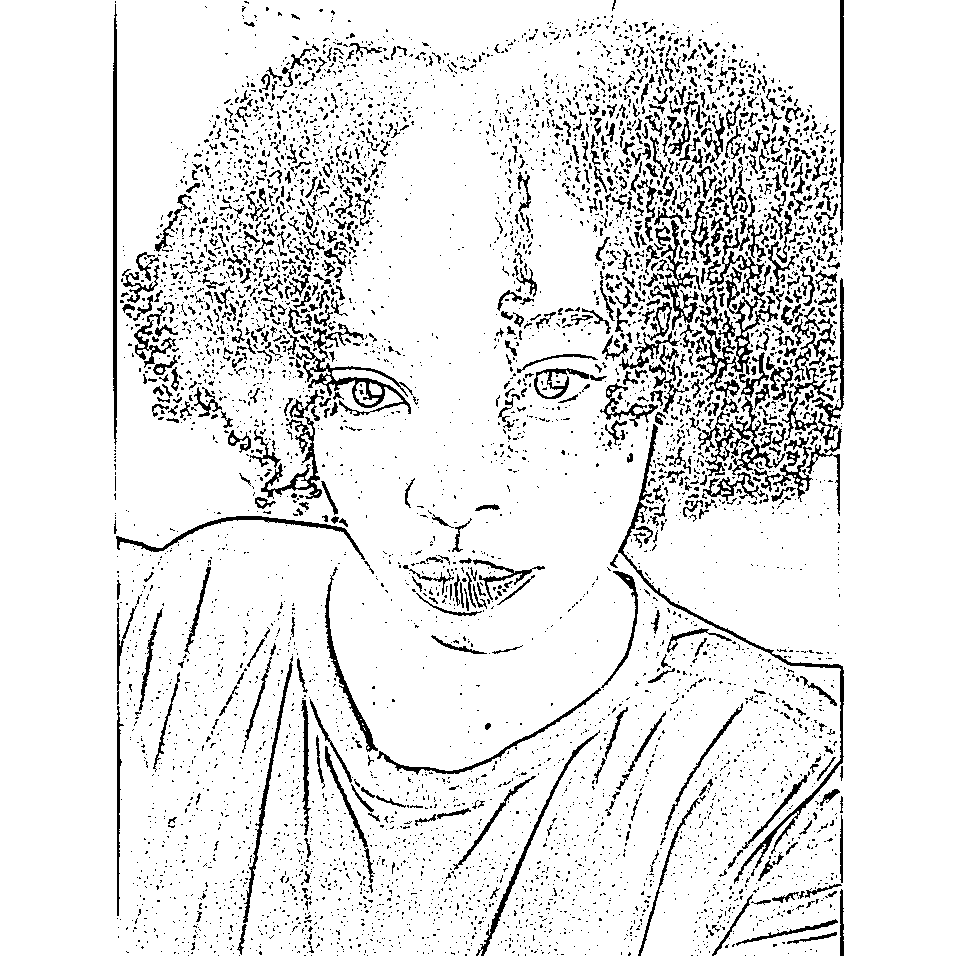
#> input picture LineSara.png, 960 x 960 px
$ python ascii.py
#> lines starting #> are read from the running program, lines starting #| are printed output that depends on the picture
from PIL import Image, ImageOps
size = (240, 240)

def brightness(pixel_matrix):
    w = len(pixel_matrix)
    l = len(pixel_matrix[0])
    ans = []
    for x in range(w):
        a = []
        for y in range(l):
            avg = (pixel_matrix[x][y][0] + pixel_matrix[x][y][1] + pixel_matrix[x][y][2])/3
            a.append(avg)
        ans.append(a)
    return ans
def interpolate_brightness(x,characters):
    # 0 - 255 into 0 to 64 is linear interpolation
    # y = (x-xmin) * (ymax - ymin)/(xmax - xmin) + ymin
    # xmin = 0, ymin = 0 so
    # y = x*ymax/xmax
    ymax = len(characters) - 1
    xmax = 255
    y = x * ymax // xmax
    return int(y)

characters = "`^\",:;Il!i~+_-?][}{1)(|\\/tfjrxnuvczXYUJCLQ0OZmwqpdbkhao*#MW&8%B@$"


im = Image.open('LineSara.png')
#> im is the input picture: PIL image 960x960 RGBA; mean R, G, B, A 229.4, 229.4, 229.4, 255
im2 = ImageOps.contain(im, size)
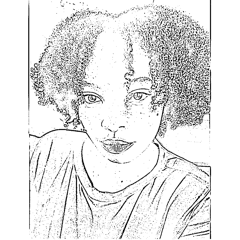
#> im2: PIL image 240x240 RGBA; mean R, G, B, A 228.6, 228.6, 228.6, 255
im2 = im2.rotate(90)
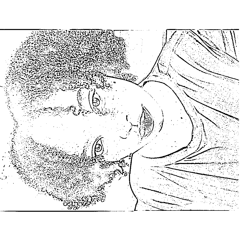
#> im2: PIL image 240x240 RGBA; mean R, G, B, A 228.6, 228.6, 228.6, 255
im2.show()
W, L = im2.width, im2.height
#> W = 240; L = 240
arr = []
pixels = im2.load()
for x in range(W):
    a = []
    for y in range(L):
        cpixel = pixels[x, y]
        a.append(cpixel)
    arr.append(a)
#> after the loop, arr = 240 items
bright = brightness(arr)
#> in brightness, `w = len(pixel_matrix)`: w = 240
#> after the loop in brightness, `for x in range(w):`: ans = 240 items
#> bright = 240 items

ascii_chars = ""
for x in range(W):
    char = ''
    for y in range(L):
        ind = interpolate_brightness(bright[x][y], characters)
        char += characters[ind]*3
    ascii_chars += char + '\n'

print(ascii_chars)
#> (printed output is left out)
